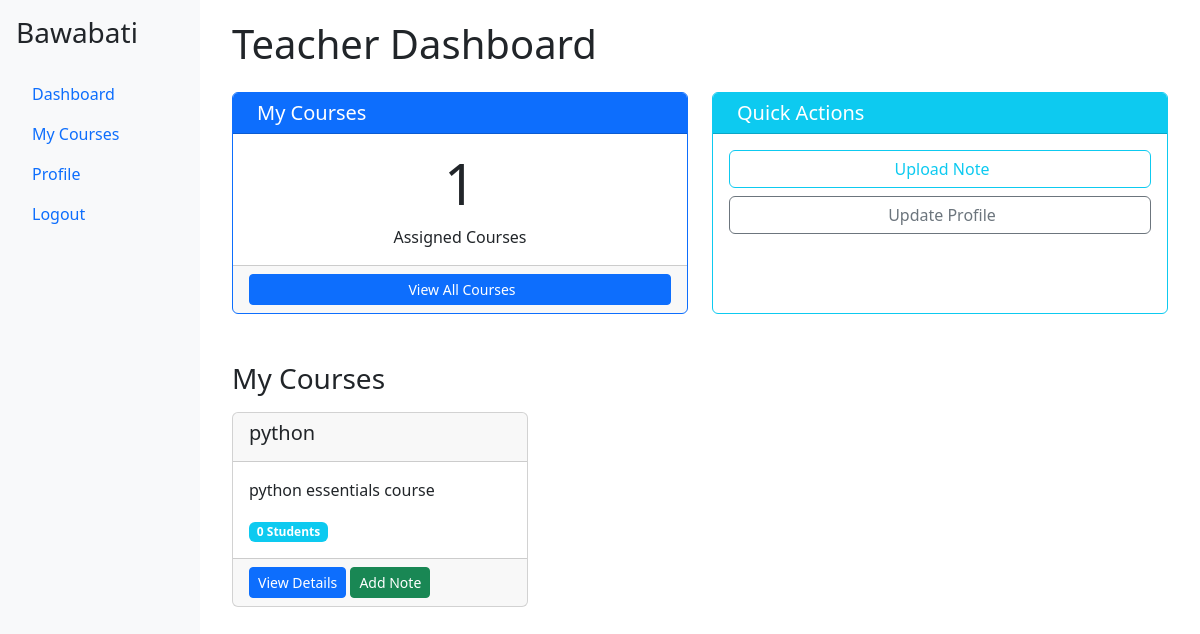
The page / (signed in) on the database as committed earlier.
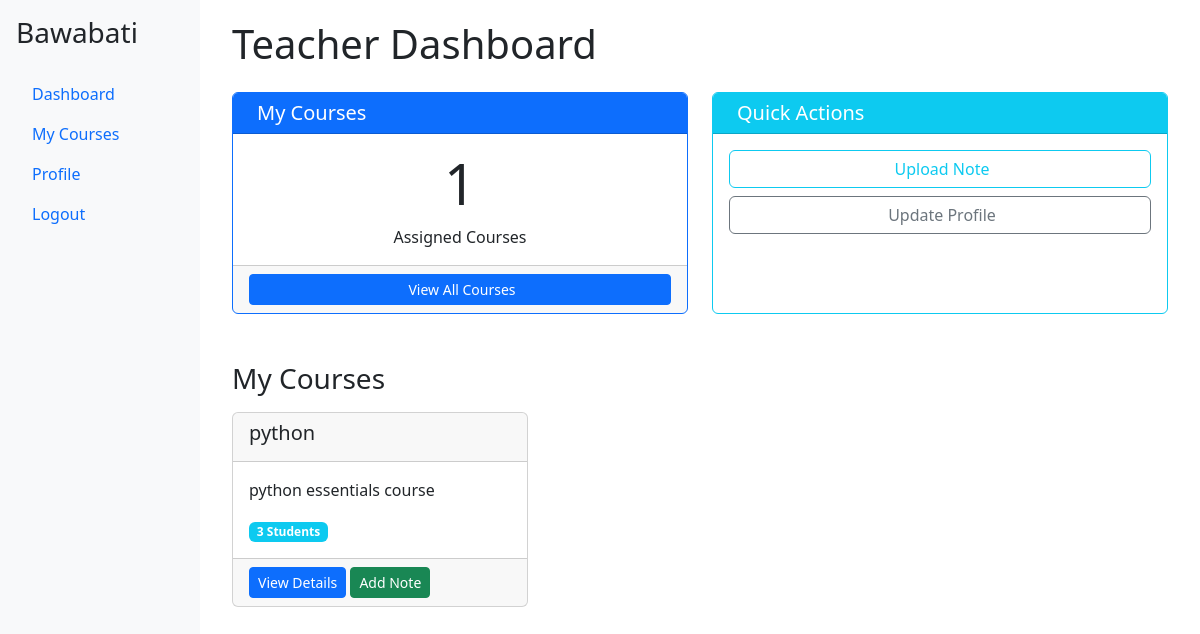
The same page on the database as committed later.
### bawabati_app/models.py (models this page shows, shortened)
class Course(models.Model):
    title = models.CharField(max_length=200)
    description = models.TextField()
    assigned_teacher = models.ForeignKey(User, on_delete=models.CASCADE, limit_choices_to={'userprofile__role': 'teacher'})
    students = models.ManyToManyField(User, through='Enrollment', related_name='enrolled_courses', limit_choices_to={'userprofile__role': 'student'})
    created_at = models.DateTimeField(auto_now_add=True)
    updated_at = models.DateTimeField(auto_now=True)
    specialisation = models.CharField(max_length=100, blank=True)
    capacity = models.PositiveIntegerField(default=30)  # Or whatever default you want
    end_date = models.DateField(default=get_default_end_date)
    start_date=models.DateTimeField(auto_now_add=True)

### bawabati_app/views.py (the view)
# urls.py: path('', views.dashboard, name='dashboard'),
@login_required
def dashboard(request):
    user = request.user
    context = {'user': user}
    if is_admin(user):
        users = User.objects.all()
        context['users'] = users
        context['admin_count'] = users.filter(userprofile__role='admin').count()
        context['teacher_count'] = users.filter(userprofile__role='teacher').count()
        context['student_count'] = users.filter(userprofile__role='student').count()
        context['courses'] = Course.objects.all()
        return render(request, 'bawabati_app/admin_dashboard.html', context)
    elif is_teacher(user):
        context['courses'] = Course.objects.filter(assigned_teacher=user)
        return render(request, 'bawabati_app/teacher_dashboard.html', context)
    else:  # student
        context['enrollments'] = Enrollment.objects.filter(student=user)
        return render(request, 'bawabati_app/student_dashboard.html', context)

### bawabati_app/views.py (called while the page is built)
def is_admin(user):
    return hasattr(user, 'userprofile') and user.userprofile.role == 'admin'

def is_teacher(user):
    return hasattr(user, 'userprofile') and user.userprofile.role == 'teacher'

### bawabati_app/templates/bawabati_app/teacher_dashboard.html (shortened to what this page needs)
{% extends "bawabati_app/base.html" %}
{% block content %}
<div class="container-fluid">
    <h1 class="mb-4">Teacher Dashboard</h1>
    <div class="row">
        <div class="col-md-6 mb-4">
            <div class="card border-primary h-100">
                <div class="card-header bg-primary text-white">
                    <h5 class="card-title mb-0">
                         My Courses
                    </h5>
                </div>
                <div class="card-body">
                    <h1 class="display-4 text-center">{{ courses.count }}</h1>
                    <p class="card-text text-center">Assigned Courses</p>
                </div>
                <div class="card-footer">
                    <a href="{% url 'course_list' %}" class="btn btn-primary btn-sm w-100">
                         View All Courses
                    </a>
                </div>
            </div>
        </div>
        <div class="col-md-6 mb-4">
            <div class="card border-info h-100">
                <div class="card-header bg-info text-white">
                    <h5 class="card-title mb-0">
                         Quick Actions
                    </h5>
                </div>
                <div class="card-body">
                    <div class="d-grid gap-2">
                        <a href="{% url 'note_create' %}" class="btn btn-outline-info">
                             Upload Note
                        </a>
                        <a href="{% url 'profile' %}" class="btn btn-outline-secondary">
                             Update Profile
                        </a>
                    </div>
                </div>
            </div>
        </div>
    </div>
    <h3 class="mt-4 mb-3">My Courses</h3>
    <div class="row">
        {% for course in courses %}
        <div class="col-md-4 mb-4">
            <div class="card h-100">
                <div class="card-header">
                    <h5 class="card-title">{{ course.title }}</h5>
                </div>
                <div class="card-body">
                    <p class="card-text">{{ course.description|truncatewords:20 }}</p>
                    {% with enrollment_count=course.enrollments.count %}
                    <p class="card-text">
                        <span class="badge bg-info">{{ enrollment_count }} Student{{ enrollment_count|pluralize }}</span>
                    </p>
                    {% endwith %}
                </div>
                <div class="card-footer">
                    <a href="{% url 'course_detail' course.id %}" class="btn btn-sm btn-primary">View Details</a>
                    <a href="{% url 'note_create' %}?course={{ course.id }}" class="btn btn-sm btn-success">Add Note</a>
                </div>
            </div>
        </div>
        {% empty %}
        <div class="col-12">
            <div class="alert alert-info">
                You have no assigned courses yet. Please contact the administrator.
            </div>
        </div>
        {% endfor %}
    </div>
</div>
{% endblock %}

Rows that differ between the two databases and show on the page:
changed Course "python": enrollments.count "0" → "3"
